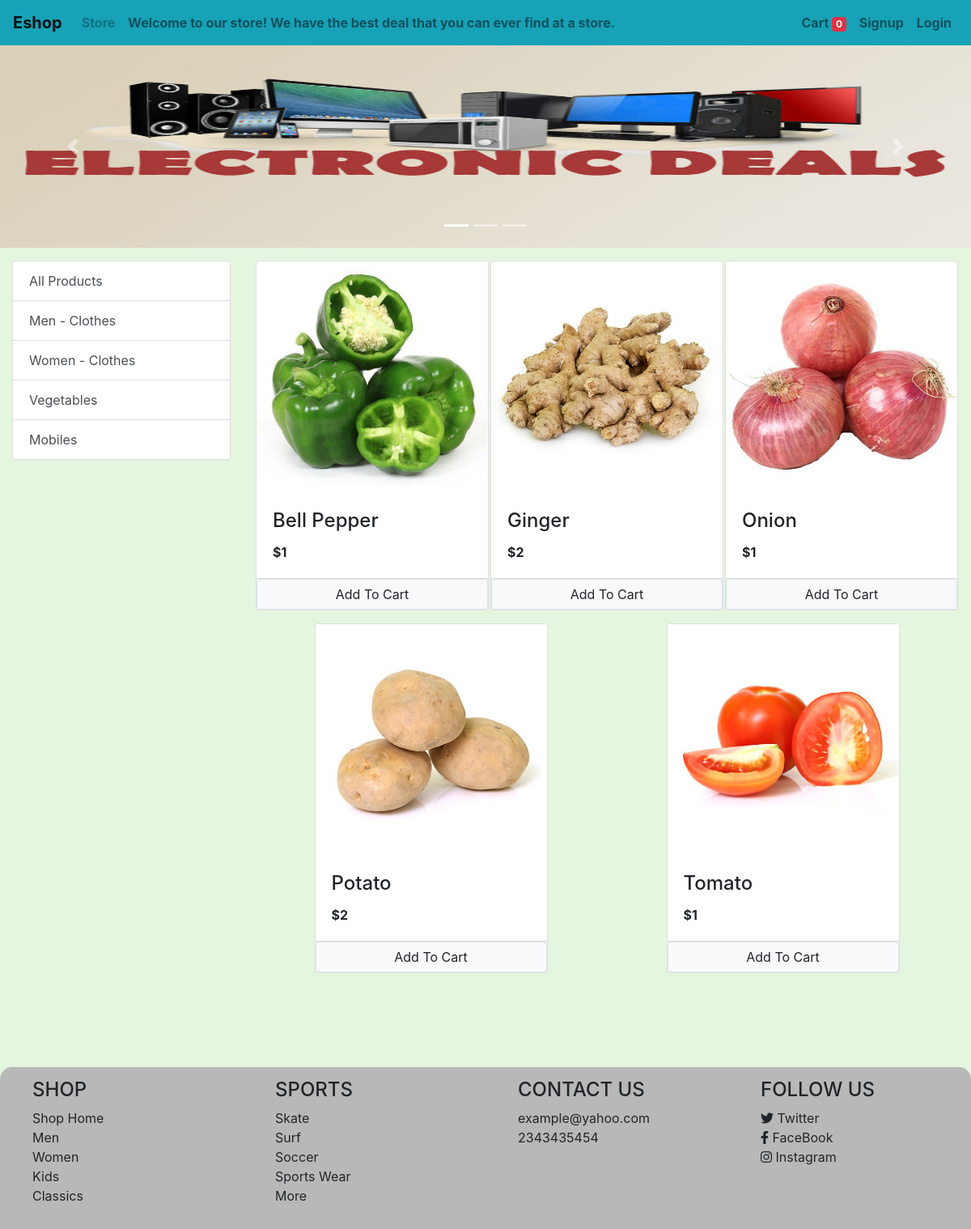
Screenshot of /?category=3 with the database file from the repository.
### store/models/category.py (models this page shows, shortened)
class Category(models.Model):
    name = models.CharField(max_length=20)
    @staticmethod
    def get_all_categories():
        return Category.objects.all()

### store/models/product.py (models this page shows, shortened)
class Product(models.Model):
    name = models.CharField(max_length=50)
    price = models.IntegerField(default=0)
    category = models.ForeignKey(Category, on_delete=models.CASCADE, default=1)
    description = models.CharField(max_length=200, default='', null=True, blank=True)
    image = models.ImageField(upload_to='uploads/products/')
    @staticmethod
    def get_all_products_by_categoryid(category_id):
        if category_id:
            return Product.objects.filter(category = category_id)
        else:
            return Product.get_all_products()

### store/views/home.py (the view, shortened to what this page needs)
# urls.py: path('', Index.as_view(), name='homepage'),
class Index(View):
    def get(self, request):
        cart = request.session.get('cart')
        if not cart:
            request.session['cart'] = {}
        products = None
        category = request.GET.get('category')
        categories = Category.get_all_categories()
        if category:
            products = Product.get_all_products_by_categoryid(category)
        else:
            products = Product.get_all_products()
        data = {}
        data['products'] = products
        data['categories'] = categories
        return render(request, 'index.html', data)

### store/templatetags/cart.py (called while the page is built)
@register.filter(name='is_in_cart')
def is_in_cart(product, cart):
    keys = cart.keys()
    for id in keys:
        if int(id) == product.id:
            return True
    return False

### store/templatetags/custom_filter.py (called while the page is built)
@register.filter(name='currency')
def currency(number):
    return "$" + str(number)

### store/templates/index.html (shortened to what this page needs)
{% extends 'base.html'%}
{% load static %}
{% block content %}
{% load cart %}
{% load custom_filter %}
<div id="carouselExampleIndicators" class="carousel slide" data-ride="carousel" style="height:250px !important">
    <ol class="carousel-indicators">
      <li  data-target="#carouselExampleIndicators" data-slide-to="0" class="active"></li>
      <li  data-target="#carouselExampleIndicators" data-slide-to="1"></li>
      <li  data-target="#carouselExampleIndicators" data-slide-to="2"></li>
    </ol>
    <div class="carousel-inner">
      <div class="carousel-item active">
        <img style="height:250px !important" class="d-block w-100" src="{% static 'images/electronic-deals.jpg'%}" alt="First slide">
      </div>
    </div>
    <a class="carousel-control-prev" href="#carouselExampleIndicators" role="button" data-slide="prev">
      <span class="carousel-control-prev-icon" aria-hidden="true"></span>
    </a>
    <a class="carousel-control-next" href="#carouselExampleIndicators" role="button" data-slide="next">
      <span class="carousel-control-next-icon" aria-hidden="true"></span>
    </a>
  </div>
<div class="container-fluid mt-3">
    <div class="row">
        <div class="col-lg-3">
            <div class="list-group" style="position: sticky;top: 0;">
                <a href="/" class="list-group-item list-group-item-action">All Products</a>
                {% for category in categories%}
                    <a href="/?category={{ category.id }}" class="list-group-item list-group-item-action">{{ category.name }}</a>
                {% endfor %}
            </div>
        </div>
        <div class="col-lg-9">
            <div class="row mx-auto">
                {% for product in products %}
                    <div class="card mx-auto mb-3" id="{{ product.id }}" style="width: 18rem;">
                        <img class="card-img-top" src="{{ product.image.url}}" alt="">
                        <div class="card-body">
                            <h4 class="card-title">{{ product.name }}</h4>
                            <p class="card-text"><b>{{ product.price|currency }}</b></p>
                        </div>
                        <div class="card-footer p-0 no-gutters">
                          {% if product|is_in_cart:request.session.cart %}
                            <div class="row no-gutters" style="display: flex;align-items: center;">
                              <form action="/#{{ product.id }}" method="POST" class="col-2">
                                {% csrf_token %}
                                <input hidden type="text" name="product" value="{{ product.id }}">
                                <input hidden type="text" name="remove" value="True">
                                <input type="submit" value="-" class="btn btn-block btn-secondary">
                              </form>
                              <div class="text-center col">{{ product|cart_quantity:request.session.cart }} in Cart</div>
                              <form action="/#{{ product.id }}" method="POST" class="col-2">
                                {% csrf_token %}
                                <input hidden type="text" name="product" value="{{ product.id }}">
                                <input type="submit" value="+" class="btn btn-block btn-secondary">
                              </form>
                            </div>
                          {% else %}
                          <form action="/#{{ product.id }}" method="POST" class="btn-block">
                            <input type="submit" class="float-right btn btn-light border form-control" value="Add To Cart">
                          </form>
                          {% endif %}
                        </div>
                    </div>
                {% endfor %}
            </div>
        </div>
    </div>
</div>
{% endblock content%}

### store/templates/base.html (style rules this page uses)
html { position: relative; min-height: 100%; }
html, body { margin: 0; padding: 0; }
body { background-color: #E4F5E0 ; }

### rows the page displays
Category: name "Men - Clothes"
Category: name "Women - Clothes"
Category: name "Vegetables"
Category: name "Mobiles"
Product: image (picture), name "Bell Pepper", price "$1"
Product: image (picture), name "Ginger", price "$2"
Product: image (picture), name "Onion", price "$1"
Product: image (picture), name "Potato", price "$2"
Product: image (picture), name "Tomato", price "$1"

### other values shown
{{ request.session.cart.keys|length }} "0"
